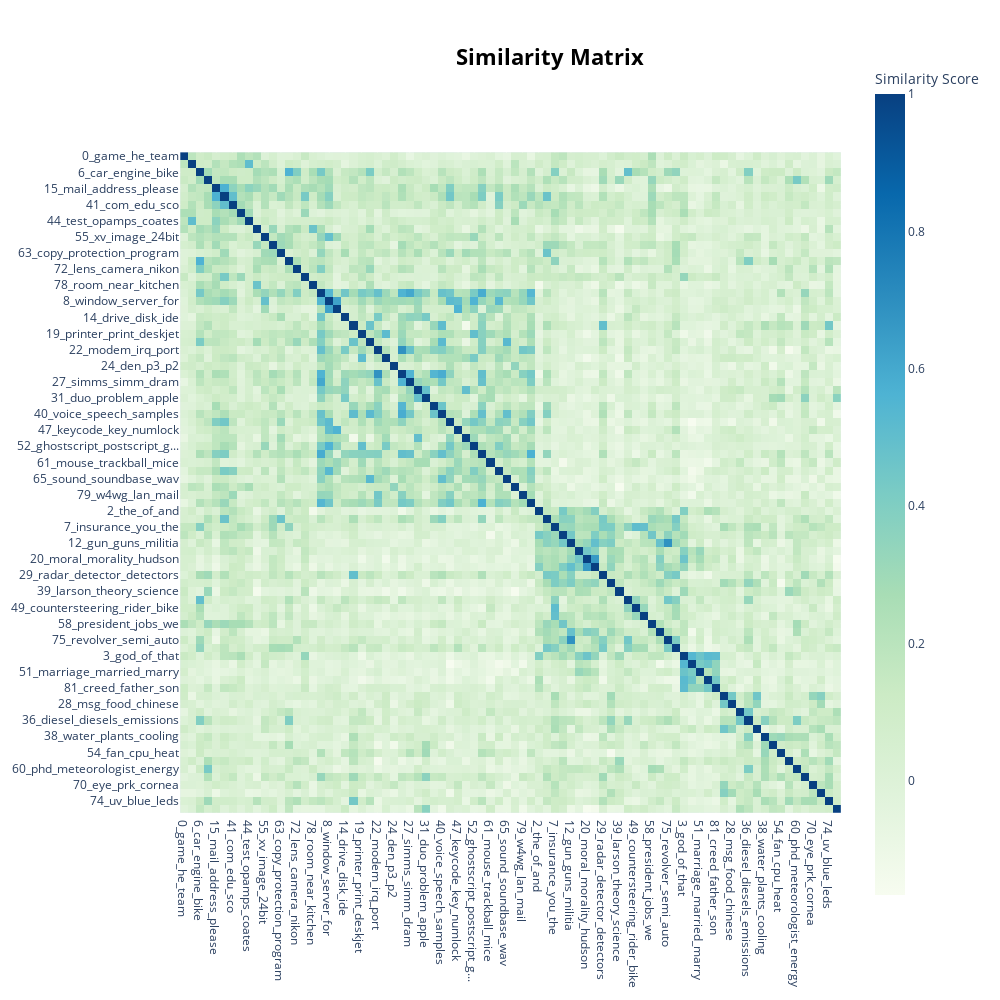

Notebook code for this chart:
### Markdown cell above
### Heatmap
A heatmap can be useful to visualize the correlation between topics.

This shows how topics are correlated, providing insights into topics that might be closely related.

### Code cell
topic_model.visualize_heatmap(n_clusters=5, width=1000, height=1000)

### Figure 1 — Plotly figure (JSON) as saved in the notebook; plotly's stock layout.template omitted (floating-point values rounded to 4 significant figures; data arrays with more than 128 entries replaced by an {"elided": "..."} marker saying what was removed)
{"data": [{"coloraxis": "coloraxis", "hovertemplate": "x: %{x}<br>y: %{y}<br>Similarity Score: %{z}<extra></extra>", "name": "0", "type": "heatmap", "x": ["0_game_he_team", "4_idjits_cheek_dancing", "6_car_engine_bike", "9_space_the_mission", "15_mail_address_please", "16_entry_output_file", "41_com_edu_sco", "42_bolick_contains_maddi", "44_test_opamps_coates", "45_tickets_ticket_voucher", "55_xv_image_24bit", "59_him_he_me", "63_copy_protection_program", "66_bmw_list_message", "72_lens_camera_nikon", "73_ks_books_book", "78_room_near_kitchen", "1_jpeg_00_scsi", "8_window_server_for", "11_window_widget_colormap", "14_drive_disk_ide", "18_voltage_noise_to", "19_printer_print_deskjet", "21_amp_audio_asking", "22_modem_irq_port", "23_fonts_font_truetype", "24_den_p3_p2", "25_modem_modems_fax", "27_simms_simm_dram", "30_windows_memory_swap", "31_duo_problem_apple", "35_dialing_phone_tone", "40_voice_speech_samples", "46_rw_uvesa31_21525", "47_keycode_key_numlock", "48_ini_windows_files", "52_ghostscript_postscript_g...", "57_chip_fuse_barcode", "61_mouse_trackball_mice", "62_openwindows_motif_xview", "65_sound_soundbase_wav", "67_ax_max_g9v", "79_w4wg_lan_mail", "80_8051_eprom_hc11", "2_the_of_and", "5_key_clipper_encryption", "7_insurance_you_the", "10_fbi_batf_koresh", "12_gun_guns_militia", "13_sex_gay_homosexual", "20_moral_morality_hudson", "26_that_of_discrimination", "29_radar_detector_detectors", "32_drugs_drug_cocaine", "39_larson_theory_science", "43_clutch_gear_auto", "49_countersteering_rider_bike", "53_dog_dogs_my", "58_president_jobs_we", "64_government_libertarians_...", "75_revolver_semi_auto", "77_lock_kryptonite_cable", "3_god_of_that", "34_mary_her_she", "51_marriage_married_marry", "69_easter_pagan_goddess", "81_creed_father_son", "17_migraine_sleep_thyroid", "28_msg_food_chinese", "33_paint_wax_plastic", "36_diesel_diesels_emissions", "37_yeast_candida_vaginal", "38_water_plants_cooling", "50_battery_batteries_concrete", "54_fan_cpu_heat", "56_kirlian_photography_leaf", "60_phd_meteorologist_energy", "68_monitor_turn_electricity", "70_eye_prk_cornea", "71_vitamin_kidney_magnesium", "74_uv_blue_leds", "76_drain_leaks_oil"], "xaxis": "x", "y": ["0_game_he_team", "4_idjits_cheek_dancing", "6_car_engine_bike", "9_space_the_mission", "15_mail_address_please", "16_entry_output_file", "41_com_edu_sco", "42_bolick_contains_maddi", "44_test_opamps_coates", "45_tickets_ticket_voucher", "55_xv_image_24bit", "59_him_he_me", "63_copy_protection_program", "66_bmw_list_message", "72_lens_camera_nikon", "73_ks_books_book", "78_room_near_kitchen", "1_jpeg_00_scsi", "8_window_server_for", "11_window_widget_colormap", "14_drive_disk_ide", "18_voltage_noise_to", "19_printer_print_deskjet", "21_amp_audio_asking", "22_modem_irq_port", "23_fonts_font_truetype", "24_den_p3_p2", "25_modem_modems_fax", "27_simms_simm_dram", "30_windows_memory_swap", "31_duo_problem_apple", "35_dialing_phone_tone", "40_voice_speech_samples", "46_rw_uvesa31_21525", "47_keycode_key_numlock", "48_ini_windows_files", "52_ghostscript_postscript_g...", "57_chip_fuse_barcode", "61_mouse_trackball_mice", "62_openwindows_motif_xview", "65_sound_soundbase_wav", "67_ax_max_g9v", "79_w4wg_lan_mail", "80_8051_eprom_hc11", "2_the_of_and", "5_key_clipper_encryption", "7_insurance_you_the", "10_fbi_batf_koresh", "12_gun_guns_militia", "13_sex_gay_homosexual", "20_moral_morality_hudson", "26_that_of_discrimination", "29_radar_detector_detectors", "32_drugs_drug_cocaine", "39_larson_theory_science", "43_clutch_gear_auto", "49_countersteering_rider_bike", "53_dog_dogs_my", "58_president_jobs_we", "64_government_libertarians_...", "75_revolver_semi_auto", "77_lock_kryptonite_cable", "3_god_of_that", "34_mary_her_she", "51_marriage_married_marry", "69_easter_pagan_goddess", "81_creed_father_son", "17_migraine_sleep_thyroid", "28_msg_food_chinese", "33_paint_wax_plastic", "36_diesel_diesels_emissions", "37_yeast_candida_vaginal", "38_water_plants_cooling", "50_battery_batteries_concrete", "54_fan_cpu_heat", "56_kirlian_photography_leaf", "60_phd_meteorologist_energy", "68_monitor_turn_electricity", "70_eye_prk_cornea", "71_vitamin_kidney_magnesium", "74_uv_blue_leds", "76_drain_leaks_oil"], "yaxis": "y", "z": {"elided": "82x82 float values"}}], "layout": {"coloraxis": {"colorbar": {"title": {"text": "Similarity Score"}}, "colorscale": [[0, "rgb(247,252,240)"], [0.125, "rgb(224,243,219)"], [0.25, "rgb(204,235,197)"], [0.375, "rgb(168,221,181)"], [0.5, "rgb(123,204,196)"], [0.625, "rgb(78,179,211)"], [0.75, "rgb(43,140,190)"], [0.875, "rgb(8,104,172)"], [1, "rgb(8,64,129)"]]}, "height": 1000, "hoverlabel": {"bgcolor": "white", "font": {"family": "Rockwell", "size": 16}}, "legend": {"title": {"text": "Trend"}}, "margin": {"t": 60}, "showlegend": true, "title": {"font": {"color": "Black", "size": 22}, "text": "<b>Similarity Matrix</b>", "x": 0.55, "xanchor": "center", "y": 0.95, "yanchor": "top"}, "width": 1000, "xaxis": {"anchor": "y", "autorange": true, "constrain": "domain", "domain": [0.001546, 0.9985], "range": [-0.5, 81.5], "scaleanchor": "y", "type": "category"}, "yaxis": {"anchor": "x", "autorange": true, "constrain": "domain", "domain": [0.1091, 0.8909], "range": [81.5, -0.5], "type": "category"}}}
